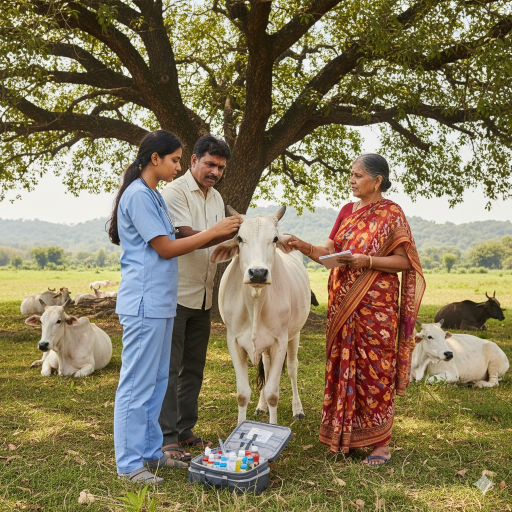
#> input picture assets/Homehealth.jpg, 1024 x 1024 px (shown at 1/2 size); its folder holds only this picture in this run
$ python -i enhance_cattle_dataset.py   (imports and definitions only)
#> lines starting #> are read from the running program, lines starting #| are printed output that depends on the picture
import os
import random
import numpy as np
from PIL import Image, ImageEnhance, ImageFilter, ImageOps
import json
from datetime import datetime
import glob

class CattleBreedAugmentor:
    def __init__(self, base_path="datasets/CattleBreed"):
        self.base_path = base_path
        self.breeds = []
        self.progress = {}
        self.total_generated = 0

        # Initialize progress tracking
        self.progress_file = "augmentation_progress.json"
        self.load_progress()

        print("🐄 CATTLE BREED SYNTHETIC IMAGE GENERATOR 🐄")
        print("=" * 60)

    def load_progress(self):
        """Load existing progress if any"""
        if os.path.exists(self.progress_file):
            with open(self.progress_file, 'r') as f:
                self.progress = json.load(f)
        else:
            self.progress = {
                "start_time": datetime.now().isoformat(),
                "breeds_completed": [],
                "current_breed": None,
                "total_generated": 0,
                "breeds_status": {}
            }

    # [32 lines left out: functions save_progress, scan_breeds, not called in this run]

    def apply_augmentation(self, image, augmentation_type):
        """Apply specific augmentation to image"""

        if augmentation_type == "rotate":
            angle = random.randint(-30, 30)
            return image.rotate(angle, expand=True, fillcolor=(255, 255, 255))

        elif augmentation_type == "flip_horizontal":
            return ImageOps.mirror(image)

        elif augmentation_type == "brightness":
            enhancer = ImageEnhance.Brightness(image)
            factor = random.uniform(0.7, 1.3)
            return enhancer.enhance(factor)

        elif augmentation_type == "contrast":
            enhancer = ImageEnhance.Contrast(image)
            factor = random.uniform(0.8, 1.2)
            return enhancer.enhance(factor)

        elif augmentation_type == "saturation":
            enhancer = ImageEnhance.Color(image)
            factor = random.uniform(0.8, 1.2)
            return enhancer.enhance(factor)

        elif augmentation_type == "blur":
            return image.filter(ImageFilter.GaussianBlur(radius=random.uniform(0.5, 1.5)))

        elif augmentation_type == "sharpen":
            return image.filter(ImageFilter.SHARPEN)

        elif augmentation_type == "crop_resize":
            width, height = image.size
            crop_factor = random.uniform(0.8, 0.95)
            new_width = int(width * crop_factor)
            new_height = int(height * crop_factor)

            left = random.randint(0, width - new_width)
            top = random.randint(0, height - new_height)

            cropped = image.crop((left, top, left + new_width, top + new_height))
            return cropped.resize((width, height), Image.Resampling.LANCZOS)

        elif augmentation_type == "color_shift":
            # Slight color channel shifts
            r, g, b = image.split()

            # Random shifts
            r_shift = random.randint(-20, 20)
            g_shift = random.randint(-20, 20)
            b_shift = random.randint(-20, 20)

            r = ImageEnhance.Brightness(r).enhance(1 + r_shift/100)
            g = ImageEnhance.Brightness(g).enhance(1 + g_shift/100)
            b = ImageEnhance.Brightness(b).enhance(1 + b_shift/100)

            return Image.merge('RGB', (r, g, b))

        else:
            return image

    def generate_synthetic_image(self, source_image_path):
        """Generate a synthetic image with multiple random augmentations"""
#> called with source_image_path = '../assets/Homehealth.jpg'

        try:
            # Load source image
            original = Image.open(source_image_path).convert('RGB')
#> original is the input picture: PIL image 1024x1024 RGB; mean R, G, B 133.1, 121.5, 91

            # Apply multiple random augmentations
            augmented = original.copy()

            # Randomly select 2-4 augmentations to apply
            augmentation_types = [
                "rotate", "flip_horizontal", "brightness", "contrast",
                "saturation", "blur", "sharpen", "crop_resize", "color_shift"
            ]

            num_augmentations = random.randint(2, 4)
            selected_augmentations = random.sample(augmentation_types, num_augmentations)

            for aug_type in selected_augmentations:
                augmented = self.apply_augmentation(augmented, aug_type)
#> this loop made 3 passes
#> pass 2, in generate_synthetic_image, `augmented = self.apply_augmentation(augmented, aug_type)`:
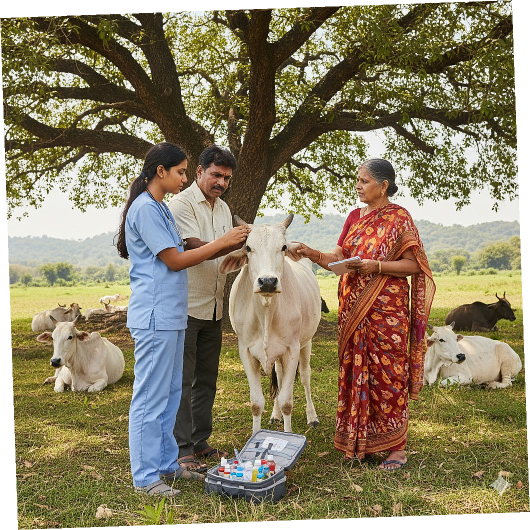
#> augmented: PIL image 1060x1060 RGB (shown at 1/2 size); mean R, G, B 140.9, 130.2, 102.9

            return augmented

        except Exception as e:
            print(f"    ❌ Error processing {source_image_path}: {str(e)}")
            return None

    # [134 lines left out: functions generate_for_breed, generate_all_breeds, main, not called in this run]

# [2 lines not run here, left out]

>>> result = CattleBreedAugmentor().generate_synthetic_image('../assets/Homehealth.jpg')

$ run again, on assets/homereg.jpg
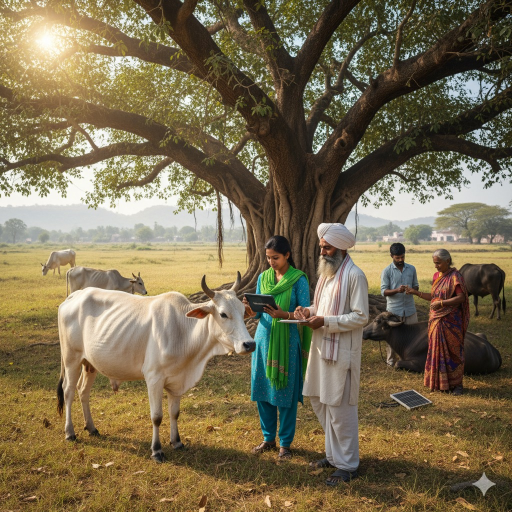
#> input picture assets/homereg.jpg, 1024 x 1024 px (shown at 1/2 size)
#> in generate_synthetic_image, original is the input picture: PIL image 1024x1024 RGB; mean R, G, B 121.8, 109.3, 81.4
#> the loop in generate_synthetic_image, `for aug_type in selected_augmentations:` made 3 passes
#> pass 2, in generate_synthetic_image, `augmented = self.apply_augmentation(augmented, aug_type)`:
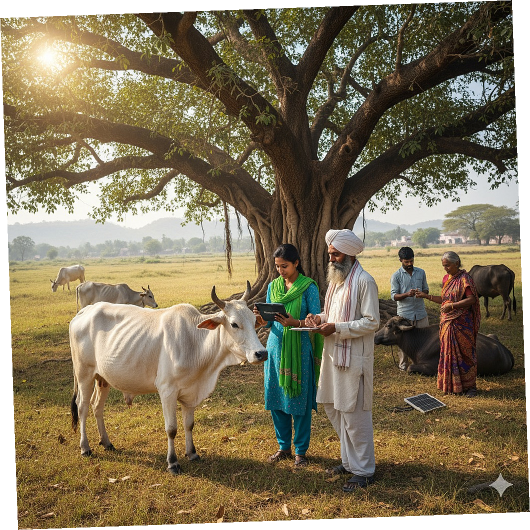
#> augmented: PIL image 1060x1060 RGB (shown at 1/2 size); mean R, G, B 130.5, 118.9, 93.3

$ run again, on assets/homespec.jpg
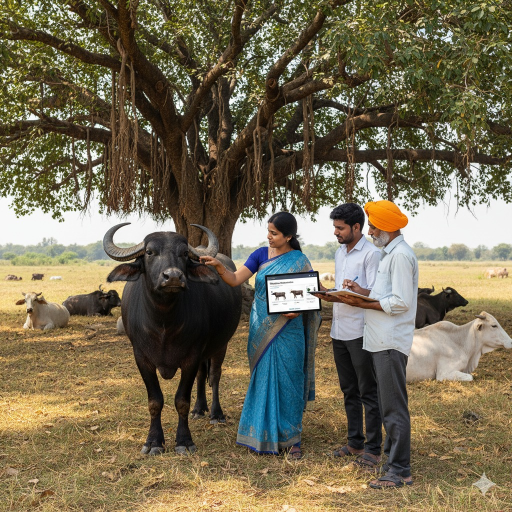
#> input picture assets/homespec.jpg, 1024 x 1024 px (shown at 1/2 size)
#> in generate_synthetic_image, original is the input picture: PIL image 1024x1024 RGB; mean R, G, B 116.1, 106.9, 83.1
#> the loop in generate_synthetic_image, `for aug_type in selected_augmentations:` made 3 passes
#> pass 2, in generate_synthetic_image, `augmented = self.apply_augmentation(augmented, aug_type)`:
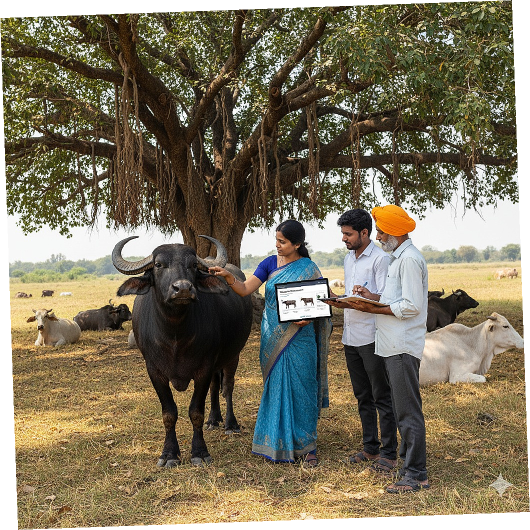
#> augmented: PIL image 1060x1060 RGB (shown at 1/2 size); mean R, G, B 124.8, 116.4, 95.1

$ run again, on assets/cow1.png
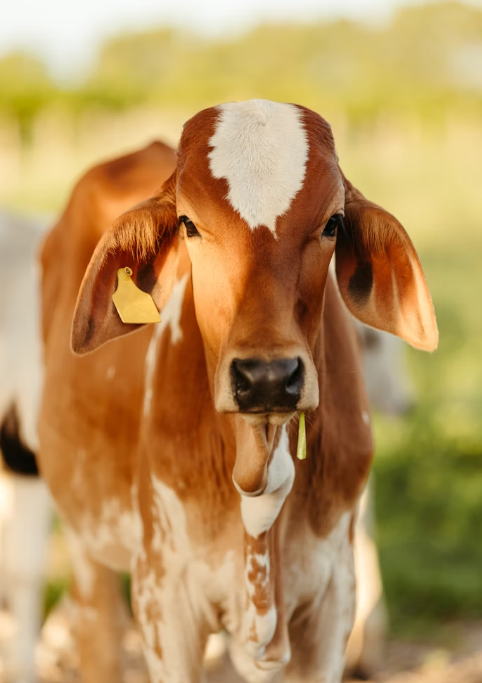
#> input picture assets/cow1.png, 482 x 683 px
#> the loop in generate_synthetic_image, `for aug_type in selected_augmentations:` made 3 passes
#> pass 2, in generate_synthetic_image, `augmented = self.apply_augmentation(augmented, aug_type)`:
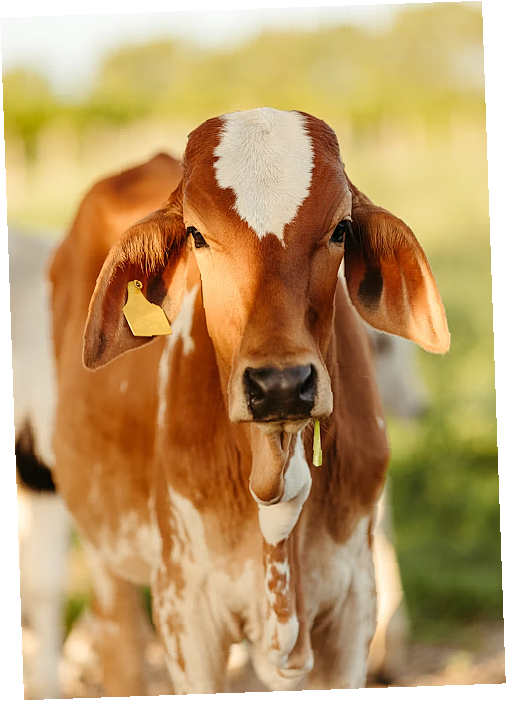
#> augmented: PIL image 506x701 RGB; mean R, G, B 188.2, 154.3, 104.6
